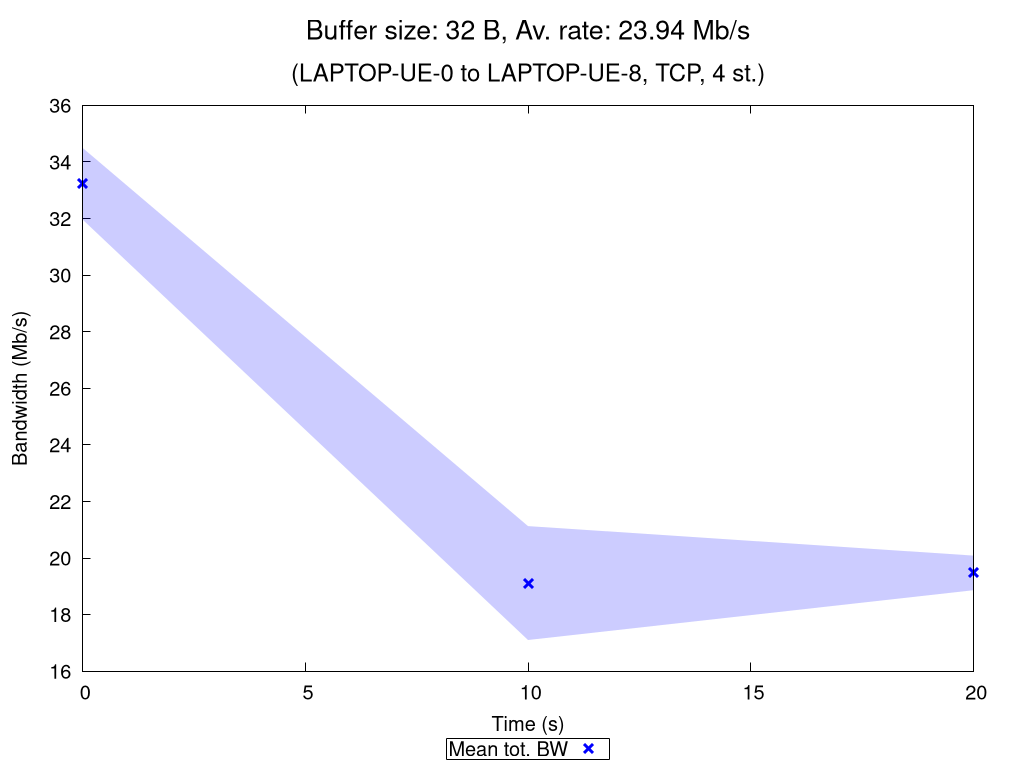

Write the gnuplot code that produced this figure.
set terminal pngcairo nocrop enhanced size 1024,768 font "Verdana,15"
set output "TCP_4_st_2020_10_29_09-20-45_one2two_00032B.png"

set title "{/=20 Buffer size: 32 B, Av. rate: 23.94 Mb/s}\n\n{/=18 (LAPTOP-UE-0 to LAPTOP-UE-8, TCP, 4 st.)}"

set xlabel "Time (s)"
set ylabel "Bandwidth (Mb/s)"
set ytics nomirror
set key bmargin center horizontal box samplen 1 width -1
set bmargin 4.6
set rmargin 4.5

rf = 1000000.0  # rate factor
set style fill transparent solid 0.2 noborder
set autoscale xfix
plot "TCP_4_st_2020_10_29_09-20-45_one2two_00032B_iperf_processed.dat" using 1:($2/rf-$3/rf):($2/rf+$3/rf) with filledcurves lc rgb "blue" notitle, \
     "" using 1:($2/rf) with points pt 2 ps 1.5 lw 3 lc rgb "blue" title "Mean tot. BW", \
